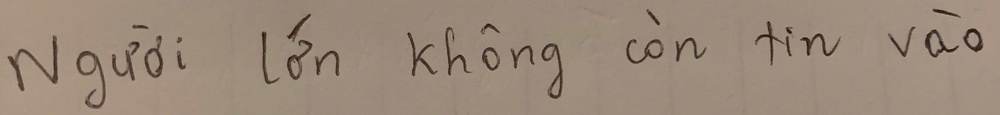
#> input picture test_image/test1.jpg, 1000 x 115 px, shrunk from 3288 x 379 before the run, found by its file name
$ python convertimg.py
#> lines starting #> are read from the running program, lines starting #| are printed output that depends on the picture; after the words box and inside, x2 and y2 are one past the last pixel; in counts of white or black regions, pixels touching at a corner belong together
import cv2
import numpy as np
import os

# Đọc ảnh
image_path = "test1.jpg"  # Thay bằng đường dẫn đến ảnh của bạn
image = cv2.imread(image_path)
#> image is the input picture: shape (115, 1000, 3); mean B, G, R 121.7, 137.3, 154.9

# Chuyển sang ảnh xám
gray = cv2.cvtColor(image, cv2.COLOR_BGR2GRAY)
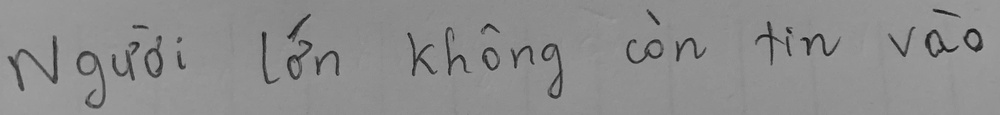
#> gray: shape (115, 1000); min 14, max 168, mean 140.8

# Tăng độ tương phản và làm sáng
alpha = 1.5  # Độ tương phản (1.0-3.0)
beta = 50    # Độ sáng (0-100)
adjusted = cv2.convertScaleAbs(gray, alpha=alpha, beta=beta)
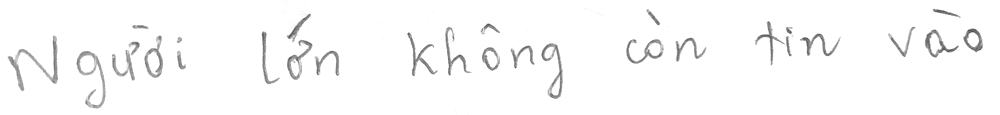
#> adjusted: shape (115, 1000); min 71, max 255, mean 249.7

# Áp dụng ngưỡng (threshold) để tạo ảnh đen trắng
_, binary = cv2.threshold(adjusted, 0, 255, cv2.THRESH_BINARY + cv2.THRESH_OTSU)
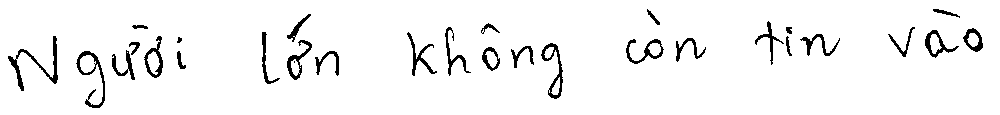
#> binary: shape (115, 1000); 95.4% white; 30 black regions (1 under 20 px), largest, box (x1, y1, x2, y2) and area: (8, 36, 58, 91) 478, (76, 51, 105, 108) 375, (541, 43, 563, 99) 343

# Loại bỏ nhiễu bằng bộ lọc Gaussian (tùy chọn)
denoised = cv2.GaussianBlur(binary, (3, 3), 0)
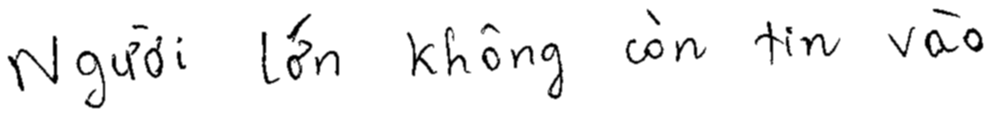
#> denoised: shape (115, 1000); min 0, max 255, mean 243.2

# Lưu ảnh đã xử lý thành PNG
output_image_path = "3s3s33.png"
cv2.imwrite(output_image_path, denoised)

print(f"Đã lưu ảnh xử lý: {output_image_path}")

$ run again, with test_image/test2.jpg copied over test_image/test1.jpg
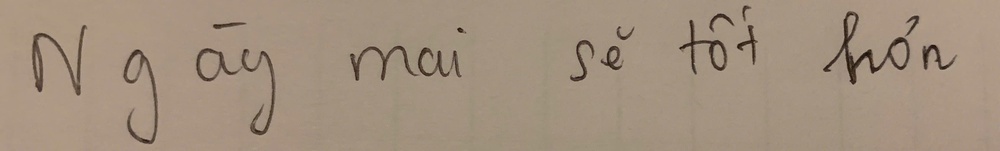
#> input picture test_image/test2.jpg, 1000 x 151 px, shrunk from 3392 x 512 before the run, found by its file name
#> image is the input picture: shape (151, 1000, 3); mean B, G, R 125.9, 144.4, 162.5
#> `_, binary = cv2.threshold(adjusted, 0, 255, cv2.THRESH_BINARY + cv2.TH..`:
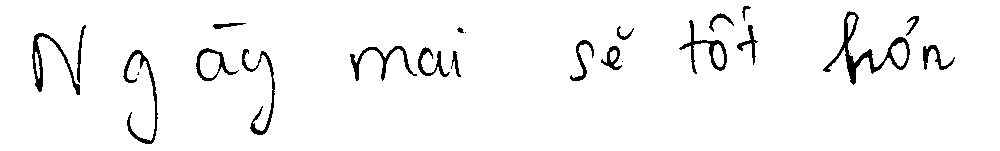
#> binary: shape (151, 1000); 96.1% white; 24 black regions (4 under 20 px), largest, box (x1, y1, x2, y2) and area: (823, 11, 910, 85) 1061, (123, 50, 158, 144) 576, (32, 33, 80, 95) 566
#> `denoised = cv2.GaussianBlur(binary, (3, 3), 0)`:
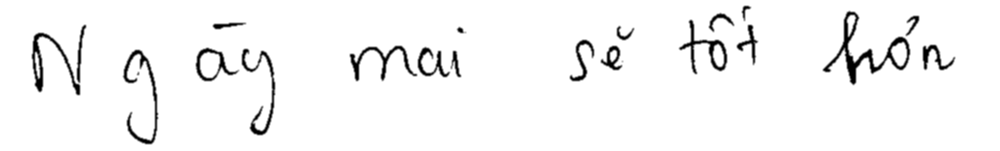
#> denoised: shape (151, 1000); min 0, max 255, mean 245
